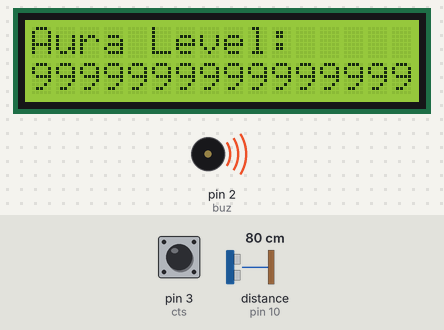
Recording of a sketch running on a simulated Arduino Uno, built with avr-gcc and run on an emulated ATmega328P. Parts: 16×2 character LCD, buzzer (waves = sounding). Wiring (inferred from the names in the program): ultrasonic range finder: trigger pin 9; echo pin 10. The inputs (shaded band) are chosen by the test bench; at power-on: pin 3 (cts) HIGH, distance to the obstacle (sensor on pin 10) 80 cm. The echo pulse lasts 58.3 µs per cm; random numbers use the default seed unless the sketch sets one.

Above: at 0.2 s.
At 6.2 s:
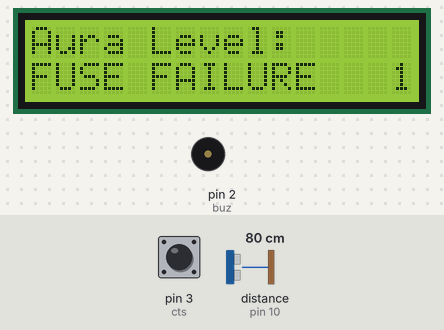
At 7.4 s:
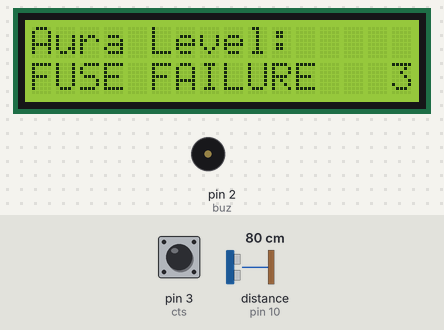
At 8.6 s:
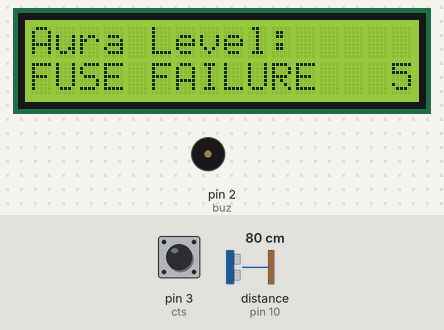
Timing chart, 0 to 38.1 s (numbered marks = the images above):
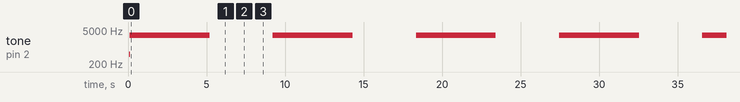

Measured:
- by itself, tone on pin 2 (buz): plays 500 Hz for 0.01 s, 3000 Hz for 5.1 s, 3000 Hz for 5.1 s, 3000 Hz for 5.1 s, 3000 Hz for 5.1 s, 3000 Hz for 3.4 s
- what the display in image 0 shows lasts 5.1 s, from 0.1 s to 5.2 s
- what the display in image 1 shows lasts 0.6 s, from 6.2 s to 6.8 s

The sketch:

aurameter.ino
```cpp
/*
This is the aura-meter sketch by Emil Hannes (emilhannes on github)
So you have a LCD I2C, Sonar distance sensor, capacitive touch sensor and passive buzzer connected to the arduino uno r3
first you go into default
mode where the max aura is 3,000-10,000, if you hold the capacitive touch sensor then it goes to high mode
with a maximum aura of 1,000,000 - "fuse broken" (1,000,001)
The buzzer buzzes accordingly aswell.
*/

// include necessary libraries
#include <LiquidCrystal_I2C.h>
#include <Wire.h>

// create lcd object
LiquidCrystal_I2C lcd(0x20,16,2);

// assign all variables
const int buz = 2;
const int cts = 3;
const int trig_pin = 9;
const int echo_pin = 10;
float timing = 0.0;
float distance = 0.0;
int outputValue;
float distanceB = 0.0;
int outputValueB;

// define all pins, initiate lcd and set pins 9 and 10 to low
void setup() {
  pinMode(echo_pin, INPUT);
  pinMode(trig_pin, OUTPUT);
  pinMode(buz, OUTPUT);
  pinMode(cts, INPUT_PULLUP);
  digitalWrite(trig_pin, LOW);
  digitalWrite(buz, LOW);
  lcd.backlight();
  lcd.init();
  startsound(); // play starting sound
}

void loop() {
  // get ultrasonic reading
  digitalWrite(trig_pin, LOW);
  delayMicroseconds(2);
  digitalWrite(trig_pin, HIGH);
  delayMicroseconds(10);
  digitalWrite(trig_pin, LOW);

  // Measure echo time
  int duration = pulseIn(echo_pin, HIGH);

  // Convert to distance in cm
  distance = duration * 0.034 / 2;

  // print normal readinga
if(digitalRead(cts) == LOW){
   if (distance < 15){ // if you are under 15 cm close to someone
    int maxOutput = random(3000, 10000);
     outputValue = map(distance, 100, 2, 0, maxOutput); // map and constarin values
     outputValue = constrain(outputValue, 0, maxOutput);
     // print everything
   lcd.setCursor(0, 0);
   lcd.print("Aura Level:   ");
   lcd.setCursor(0, 1);
   lcd.print(outputValue);
   lcd.setCursor(4, 1);
   lcd.print("            ");
     //beep
   int beepsB = outputValue / 100;
   tone(buz, 1000);
   delay(beepsB);
   noTone(buz);
   }
 }
else{ // if pressed

  // print everything
   lcd.clear();
   lcd.setCursor(0,0);
   lcd.print("Aura Level:   ");
   lcd.setCursor(0, 1);
   lcd.print("9999999999999999");
   for (int i=100; i>1; i--){ // beep alot
     tone(buz, 3000);
     delay(i);
     noTone(buz);
    }
  // print more to lcd
    lcd.setCursor(0, 1);
    lcd.print("FUSE FAILURE    ");
    delay(1000);
    for(int x=1; x<6; x++){ // beep more
      lcd.setCursor(15, 1);
      lcd.print(x);
      delay(600);
    }
    delay(2); // wait 2 milliseconds
   }
 }


void startsound(){ // start sound function

tone(buz, 500);
delay(10);
noTone(buz);
}
```
